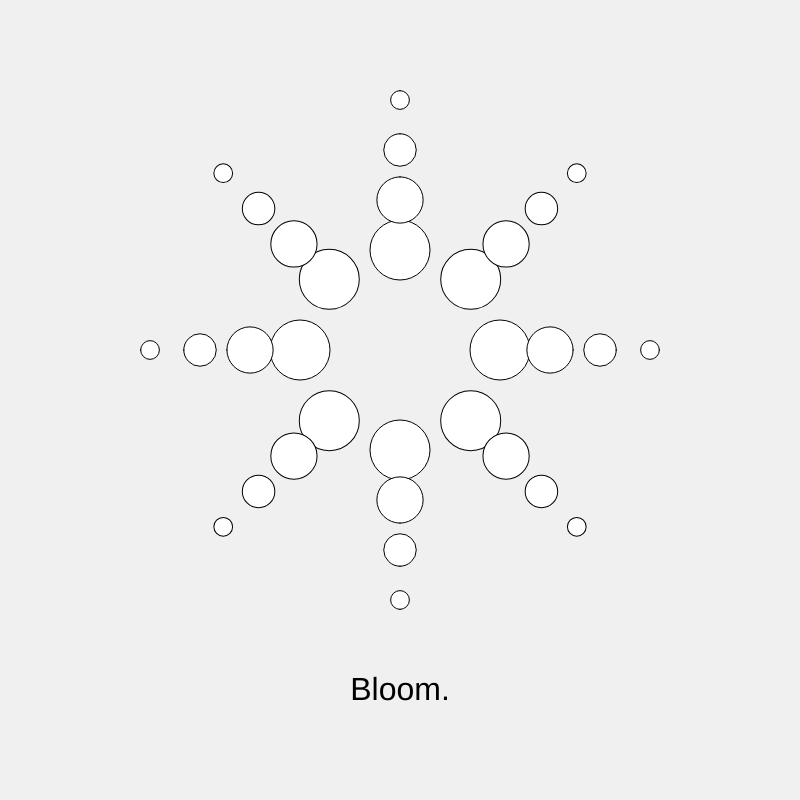
Frame 1 (no input)
Frame 2 (the mouse pressed at the canvas centre, redrawn once): identical to frame 1, image omitted

The p5.js sketch that drew this single still picture (run headless with seeded random() and noise() and a simulated clock; the mouse was pressed at the canvas centre and the sketch redrawn once):

// p5.js sketch
// ── sketch.js
let r, g, b;
let thickness;
let shapeSize;
let angleAdjustment;

function setup() {
  createCanvas(800, 800);
  angleMode(DEGREES);
  r = 255;
  g = 255;
  b = 255;
  thickness = 1;
  shapeSize = 25;
  angleAdjustment = 0;
}

function draw() {
  background(240);

  for (let angle = 0; angle < 360; angle += 45) {
    for (let radDist = 100; radDist < 300; radDist += 50) {
      // r = map(angle, 0, 360, 0, 255);
      // g = map(angle, 0, 360, 255, 0);
      // b = map(angle, 0, 360, 100, 200);

      // thickness = map(angle, 0, 360, 1, 10);

      shapeSize = map(radDist, 100, 300, 60, 5);
      // shapeSize = random(10, 60);

      // angleAdjustment = map(radDist, 100, 300, 0, 30);

      push();
      translate(width / 2, height / 2 - 50);
      rotate(angle + angleAdjustment);
      fill(r, g, b);
      stroke(0);
      strokeWeight(thickness);
      ellipse(radDist, 0, shapeSize, shapeSize);
      pop();
    }
  }

  fill(0);
  noStroke();
  textSize(32);
  textAlign(CENTER);
  text("Bloom.", width / 2, 700);

  noLoop();
}
